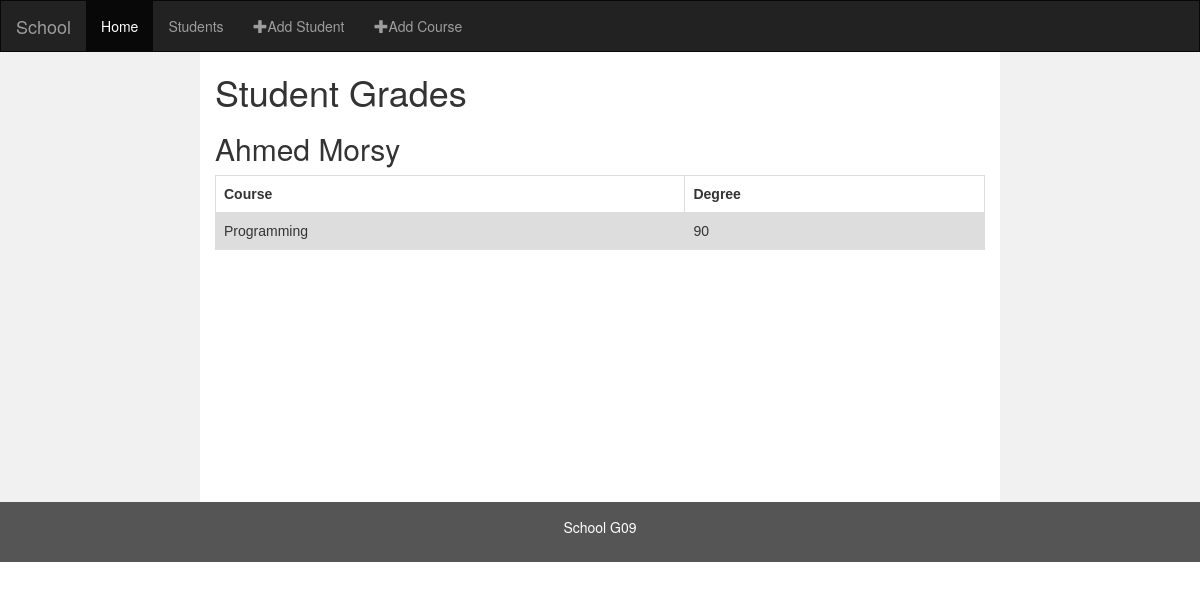
The page /school/31/ on the database its author committed.
### school/models.py (models this page shows, shortened)
class Student(models.Model):
    name = models.CharField(max_length=500)
    ac_year = models.CharField(max_length=50)

class Grade(models.Model):
    course = models.ForeignKey(Course, on_delete=models.CASCADE)
    student = models.ForeignKey(Student, on_delete=models.CASCADE, default='')
    degree = models.IntegerField()

class Course(models.Model):
    name = name = models.CharField(max_length=250)
    max_degree = models.IntegerField()
    def __str__(self):
        return self.name

### school/views.py (the view)
# urls.py: path('<int:id>/', views.content, name='content'),
def content(request, id):
    student = Student.objects.get(pk=id)
    return render(request, 'school/content.html', {'student': student})

### school/templates/school/content.html (shortened to what this page needs)
<!DOCTYPE html>
<html lang="en">
<head>
  <link rel="stylesheet" href="https://maxcdn.bootstrapcdn.com/bootstrap/3.3.7/css/bootstrap.min.css">
</head>
<body>
<nav class="navbar navbar-inverse">
  <div class="container-fluid">
    <div class="navbar-header">
      <a class="navbar-brand" href="{% url 'show' %}" >School</a>
    </div>
    <div class="collapse navbar-collapse" id="myNavbar">
      <ul class="nav navbar-nav">
        <li class="active"><a href="{% url 'show' %}">Home</a></li>
        <li><a href="{% url 'students' %}">Students</a></li>
        <li>
            <a href="{% url 'addstudent' %}">
                <span class="glyphicon glyphicon-plus" aria-hidden="true"></span>Add Student
            </a>
        </li>
        <li>
            <a href="{% url 'course' %}">
                <span class="glyphicon glyphicon-plus" aria-hidden="true"></span>Add Course
            </a>
        </li>
      </ul>
    </div>
  </div>
</nav>
<div class="container-fluid text-center">
  <div class="row content">
    <div class="col-sm-2 sidenav">
    </div>
    <div class="col-sm-8 text-left">
     <h1>Student Grades</h1>
     <h2>{{ student.name }}</h2>
     <table>
        <tr>
            <th>Course</th>
            <th>Degree</th>
        </tr>
     {% for foo in student.grade_set.all %}
       <tr>
           <td>{{ foo.course }}</td>
           <td>{{ foo.degree }}</td>
       </tr>
     {% endfor %}
        </table>
    </div>
    <div class="col-sm-2 sidenav">
    </div>
  </div>
</div>
<footer class="container-fluid text-center">
  <p>School G09</p>
</footer>
</body>
</html>

### school/templates/school/content.html (style rules this page uses)
.navbar { margin-bottom: 0; border-radius: 0; }
.row.content { height: 450px }
.sidenav { padding-top: 20px; background-color: #f1f1f1; height: 100%; }
footer { background-color: #555; color: white; padding: 15px; }
table { font-family: arial, sans-serif; border-collapse: collapse; width: 100%; }
td, th { border: 1px solid #dddddd; text-align: left; padding: 8px; }
tr:nth-child(even) { background-color: #dddddd; }

### rows shown on the page
Student: name "Ahmed Morsy"
Grade: course "Programming", degree "90"
